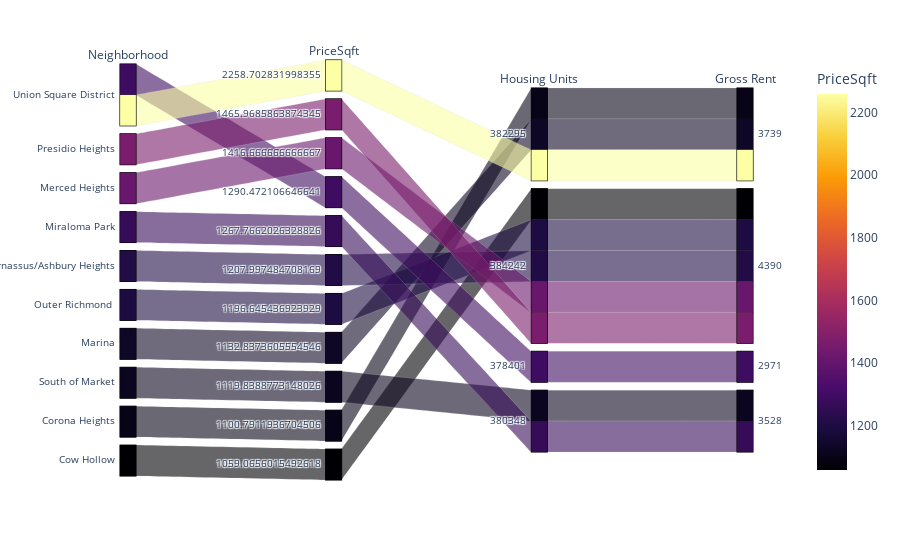

The code cell stored with this chart in its notebook:
### Code cell
# Parallel Categories Plot
px.parallel_categories(
    sfo_t10hood_filter,
    dimensions=["neighborhood", "sale_price_sqr_foot", "housing_units", "gross_rent"],
    color="sale_price_sqr_foot",
    color_continuous_scale=px.colors.sequential.Inferno,
    labels={
        "neighborhood": "Neighborhood",
        "sale_price_sqr_foot": "PriceSqft",
        "housing_units": "Housing Units",
        "gross_rent": "Gross Rent"
    },
)

### Figure 1 — Plotly figure (JSON) as saved in the notebook; plotly's stock layout.template omitted (floating-point values rounded to 4 significant figures)
{"data": [{"dimensions": [{"label": "Neighborhood", "values": ["Union Square District", "Presidio Heights", "Merced Heights", "Union Square District", "Miraloma Park", "Parnassus/Ashbury Heights", "Outer Richmond ", "Marina", "South of Market", "Corona Heights", "Cow Hollow"]}, {"label": "PriceSqft", "values": [2259.0, 1466.0, 1417.0, 1290.0, 1268.0, 1208.0, 1197.0, 1133.0, 1120.0, 1101.0, 1059.0]}, {"label": "Housing Units", "values": [382295, 384242, 384242, 378401, 380348, 384242, 384242, 382295, 380348, 382295, 384242]}, {"label": "Gross Rent", "values": [3739, 4390, 4390, 2971, 3528, 4390, 4390, 3739, 3528, 3739, 4390]}], "domain": {"x": [0, 1], "y": [0, 1]}, "line": {"color": [2259.0, 1466.0, 1417.0, 1290.0, 1268.0, 1208.0, 1197.0, 1133.0, 1120.0, 1101.0, 1059.0], "coloraxis": "coloraxis"}, "name": "", "type": "parcats"}], "layout": {"autosize": true, "coloraxis": {"colorbar": {"title": {"text": "PriceSqft"}}, "colorscale": [[0, "#000004"], [0.1111, "#1b0c41"], [0.2222, "#4a0c6b"], [0.3333, "#781c6d"], [0.4444, "#a52c60"], [0.5556, "#cf4446"], [0.6667, "#ed6925"], [0.7778, "#fb9b06"], [0.8889, "#f7d13d"], [1, "#fcffa4"]]}, "legend": {"tracegroupgap": 0}, "margin": {"t": 60}}}
